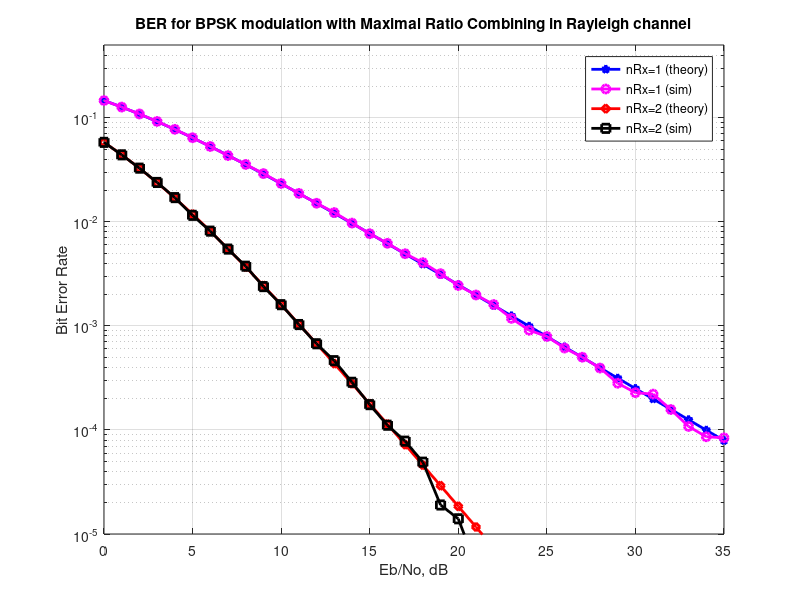

The MATLAB source for this figure:
%%%%%%%%%%%%%%%%%%%%%%%%%%%%%%%%%%%%%%%%%%%%%%%%%%%%%%%%%%%%
% All rights reserved by Krishna Pillai, http://www.dsplog.com
% The file may not be re-distributed without explicit authorization
% from Krishna Pillai.
% Checked for proper operation with Octave Version 3.0.0
% Author        : Krishna Pillai
% Email         : krishna@dsplog.com
% Version       : 1.0
% Date          : 6th September 2008
% %%%%%%%%%%%%%%%%%%%%%%%%%%%%%%%%%%%%%%%%%%%%%%%%%%%%%%%%%

% Script for computing the BER for BPSK modulation in a
% Rayleigh fading channel with Maximal Ratio Combining

clear
N = 10^6; % number of bits or symbols

% Transmitter
ip = rand(1,N)>0.5; % generating 0,1 with equal probability
s = 2*ip-1; % BPSK modulation 0 -> -1; 1 -> 0

nRx =  [1 2];
Eb_N0_dB = [0:35]; % multiple Eb/N0 values

for jj = 1:length(nRx)

    for ii = 1:length(Eb_N0_dB)

        n = 1/sqrt(2)*[randn(nRx(jj),N) + j*randn(nRx(jj),N)]; % white gaussian noise, 0dB variance
        h = 1/sqrt(2)*[randn(nRx(jj),N) + j*randn(nRx(jj),N)]; % Rayleigh channel

        % Channel and noise Noise addition
        sD = kron(ones(nRx(jj),1),s);
        y = h.*sD + 10^(-Eb_N0_dB(ii)/20)*n;

        % equalization maximal ratio combining 
        yHat =  sum(conj(h).*y,1)./sum(h.*conj(h),1); 

        % receiver - hard decision decoding
        ipHat = real(yHat)>0;

        % counting the errors
        nErr(jj,ii) = size(find([ip- ipHat]),2);

    end

end

simBer = nErr/N; % simulated ber
EbN0Lin = 10.^(Eb_N0_dB/10);
theoryBer_nRx1 = 0.5.*(1-1*(1+1./EbN0Lin).^(-0.5)); 
p = 1/2 - 1/2*(1+1./EbN0Lin).^(-1/2);
theoryBer_nRx2 = p.^2.*(1+2*(1-p)); 

close all
figure
semilogy(Eb_N0_dB,theoryBer_nRx1,'bp-','LineWidth',2);
hold on
semilogy(Eb_N0_dB,simBer(1,:),'mo-','LineWidth',2);
semilogy(Eb_N0_dB,theoryBer_nRx2,'rd-','LineWidth',2);
semilogy(Eb_N0_dB,simBer(2,:),'ks-','LineWidth',2);
axis([0 35 10^-5 0.5])
grid on
legend('nRx=1 (theory)', 'nRx=1 (sim)', 'nRx=2 (theory)', 'nRx=2 (sim)');
xlabel('Eb/No, dB');
ylabel('Bit Error Rate');
title('BER for BPSK modulation with Maximal Ratio Combining in Rayleigh channel');
